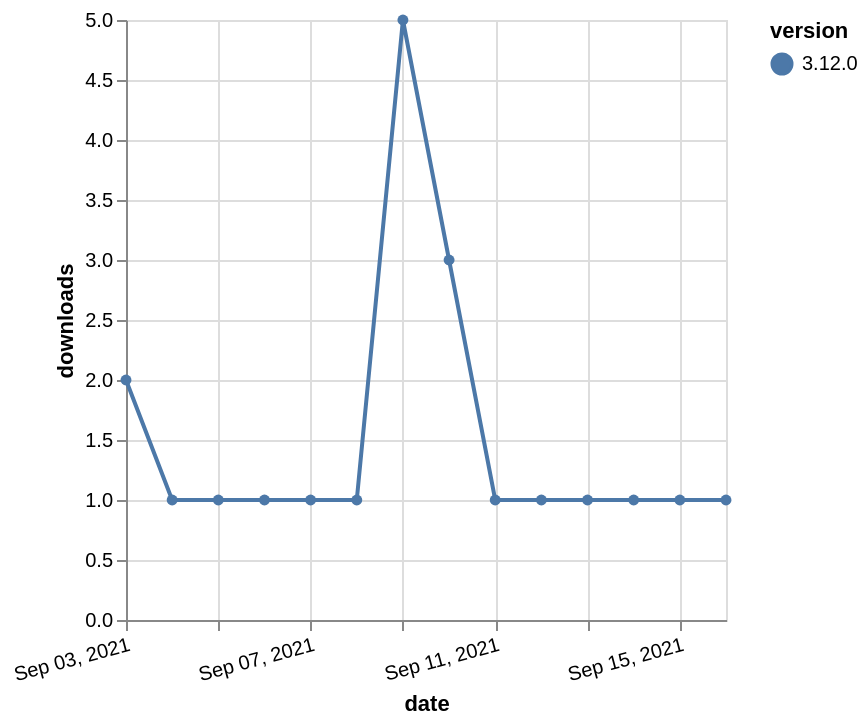

Express this chart as Vega-Lite.
### Vega-Lite specification from a JSON file in a GitHub repository (floating-point values rounded to 4 significant figures)
{"$schema": "https://vega.github.io/schema/vega-lite/v5.json", "description": "A simple bar chart with embedded data.", "data": {"values": [{"date": "2021-09-03", "total": 596, "delta": 2, "version": "3.12.0"}, {"date": "2021-09-04", "total": 597, "delta": 1, "version": "3.12.0"}, {"date": "2021-09-05", "total": 598, "delta": 1, "version": "3.12.0"}, {"date": "2021-09-06", "total": 599, "delta": 1, "version": "3.12.0"}, {"date": "2021-09-07", "total": 600, "delta": 1, "version": "3.12.0"}, {"date": "2021-09-08", "total": 601, "delta": 1, "version": "3.12.0"}, {"date": "2021-09-09", "total": 606, "delta": 5, "version": "3.12.0"}, {"date": "2021-09-10", "total": 609, "delta": 3, "version": "3.12.0"}, {"date": "2021-09-11", "total": 610, "delta": 1, "version": "3.12.0"}, {"date": "2021-09-12", "total": 611, "delta": 1, "version": "3.12.0"}, {"date": "2021-09-13", "total": 612, "delta": 1, "version": "3.12.0"}, {"date": "2021-09-14", "total": 613, "delta": 1, "version": "3.12.0"}, {"date": "2021-09-15", "total": 614, "delta": 1, "version": "3.12.0"}, {"date": "2021-09-16", "total": 615, "delta": 1, "version": "3.12.0"}]}, "width": "container", "mark": {"type": "line", "point": {"filled": true}}, "encoding": {"x": {"field": "date", "type": "temporal", "timeUnit": "yearmonthdate", "title": "date", "axis": {"labelAngle": -15}}, "y": {"field": "delta", "type": "quantitative", "title": "downloads"}, "color": {"field": "version", "type": "nominal"}, "tooltip": {"field": "delta"}}}
